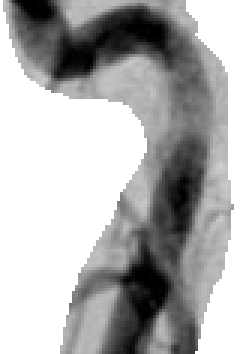
#> input picture ArtheryDetection/dsa1.png, 80 x 118 px (shown 3 times larger)
$ python test.py
#> lines starting #> are read from the running program, lines starting #| are printed output that depends on the picture; after the words box and inside, x2 and y2 are one past the last pixel; in counts of white or black regions, pixels touching at a corner belong together
import cv2
import numpy as np
from matplotlib import pyplot as plt

# load image
img = cv2.imread("dsa1.png")
#> img is the input picture: shape (118, 80, 3); min 0, max 255, mean 174.3

# convert to gray
gray = cv2.cvtColor(img, cv2.COLOR_BGR2GRAY)
equal = cv2.equalizeHist(gray)
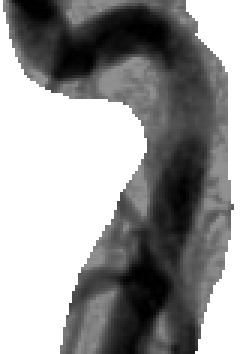
#> equal: shape (118, 80) (shown 3 times larger); min 0, max 255, mean 149.8
blurred = cv2.GaussianBlur(gray, (7,7), 0)
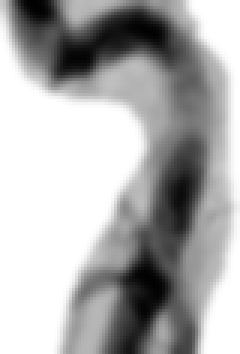
#> blurred: shape (118, 80) (shown 3 times larger); min 1, max 255, mean 174.3
median = cv2.medianBlur(gray,9)
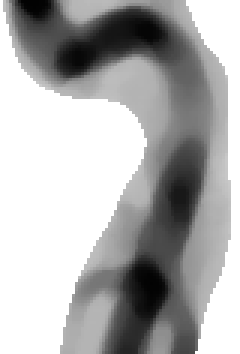
#> median: shape (118, 80) (shown 3 times larger); min 2, max 255, mean 175.4
bm = cv2.medianBlur(blurred,7)
ret3,th3 = cv2.threshold(median,0,255,cv2.THRESH_BINARY+cv2.THRESH_OTSU)
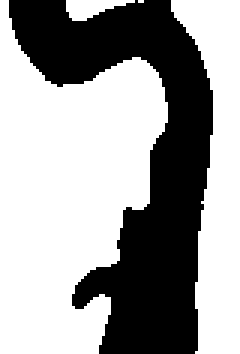
#> th3: shape (118, 80) (shown 3 times larger); 62.2% white; 1 black region, box (x1, y1, x2, y2) and area: (3, 0, 71, 118) 3564
#> ret3 = 157
edge = cv2.Canny(th3, 0, 255)
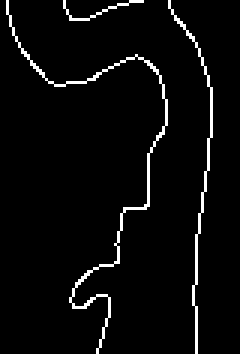
#> edge: shape (118, 80) (shown 3 times larger); 3.8% white in thin lines or dots, all inside (x1, y1, x2, y2) = (2, 0, 71, 118)

cv2.imwrite('gausblur.png', blurred)
cv2.imwrite('median.png', median)
cv2.imwrite('blurmedian.png', bm)
cv2.imwrite('equalized.png', equal)
cv2.imwrite('ostu_threshold.png', th3)
cv2.imwrite('edge.png', edge)

# [6 lines of commented-out code are left out]
cv2.waitKey(0)
cv2.destroyAllWindows()

$ run again, with ArtheryDetection/dsa.png copied over ArtheryDetection/dsa1.png
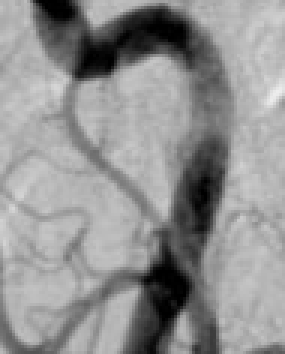
#> input picture ArtheryDetection/dsa.png, 95 x 118 px (shown 3 times larger)
#> img is the input picture: shape (118, 95, 3); min 0, max 237, mean 145.5
#> `ret3,th3 = cv2.threshold(median,0,255,cv2.THRESH_BINARY+cv2.THRESH_OTSU)`:
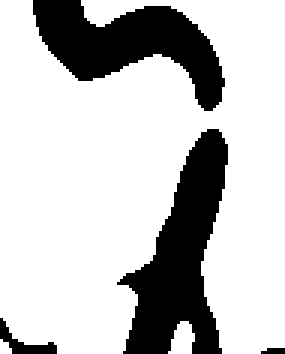
#> th3: shape (118, 95) (shown 3 times larger); 76.4% white; 4 black regions (1 under 20 px), largest, box (x1, y1, x2, y2) and area: (39, 43, 76, 118) 1383, (11, 0, 75, 37) 1168, (0, 106, 19, 118) 77
#> ret3 = 118
#> `edge = cv2.Canny(th3, 0, 255)`:
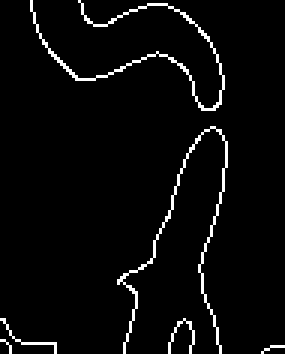
#> edge: shape (118, 95) (shown 3 times larger); 3.7% white in thin lines or dots
